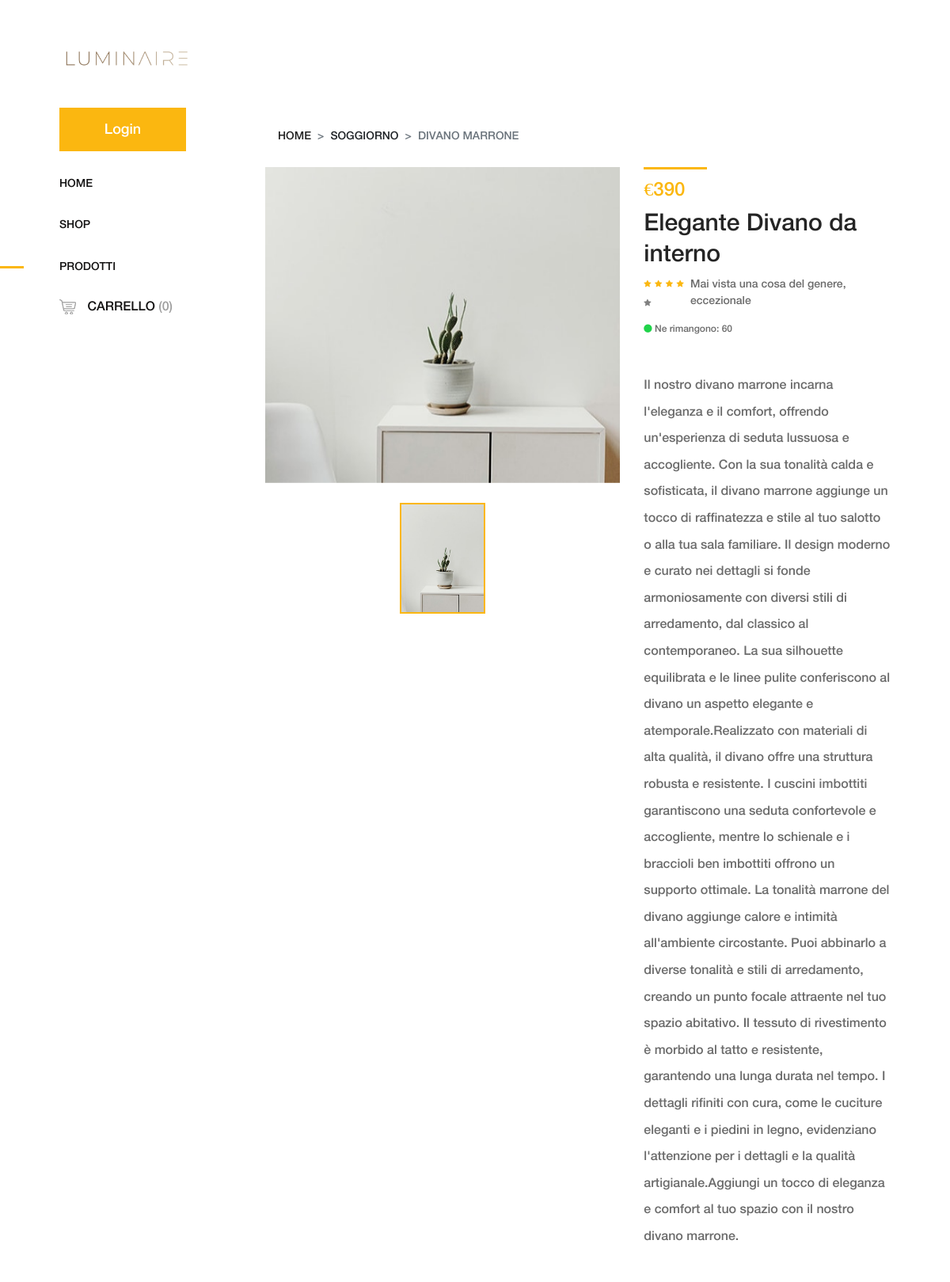
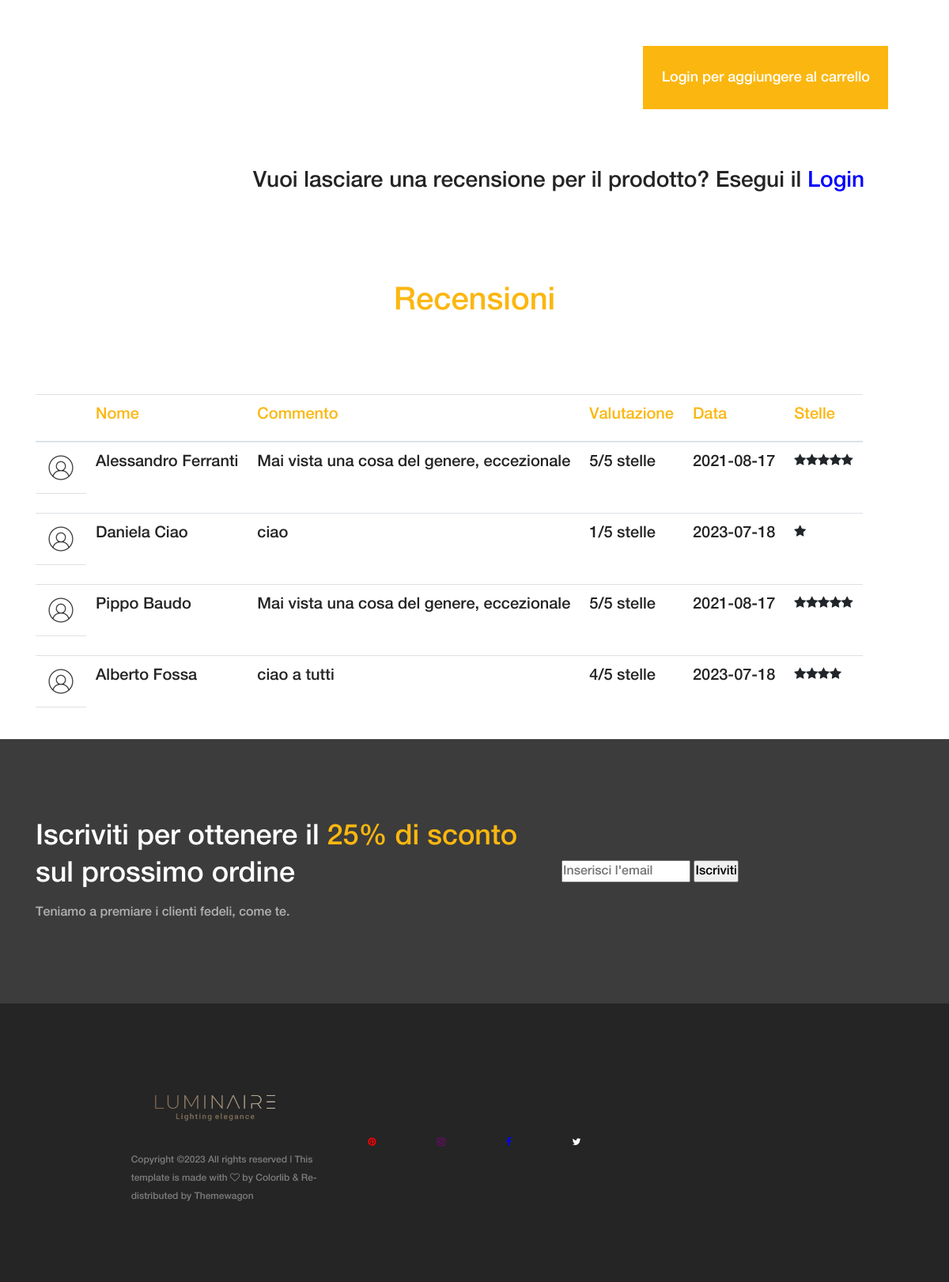
Page /Progetto-mokup/amado-master/divanomarrone.php on the committed database (2 pictures, top to bottom).
### tables this page shows
CREATE TABLE IF NOT EXISTS `ProdottiInVendita` (
  `idProdotto` INT NOT NULL AUTO_INCREMENT,
  `NomeProdotto` VARCHAR(45) NULL,
  `Prezzo` FLOAT NULL,
  `CasaProduttrice` INT NULL,
  `Reparti_idReparto` INT NOT NULL,
  `Magazzino_idMagazzino` INT NOT NULL,
  `Quantità` INT NULL,
  PRIMARY KEY (`idProdotto`),
  INDEX `fk_ProdottiInVendita_Reparti1_idx` (`Reparti_idReparto` ASC),
  INDEX `fk_ProdottiInVendita_Magazzino1_idx` (`Magazzino_idMagazzino` ASC),
  CONSTRAINT `fk_ProdottiInVendita_Reparti1`
    FOREIGN KEY (`Reparti_idReparto`)
    REFERENCES `Reparti` (`idReparto`)
    ON DELETE NO ACTION
    ON UPDATE NO ACTION,
  CONSTRAINT `fk_ProdottiInVendita_Magazzino1`
    FOREIGN KEY (`Magazzino_idMagazzino`)
    REFERENCES `Magazzino` (`idMagazzino`)
    ON DELETE NO ACTION
    ON UPDATE NO ACTION);

CREATE TABLE IF NOT EXISTS `Recensioni` (
  `Utenti_idUtenti` INT NOT NULL,
  `ProdottiInVendita_idProdotto` INT NOT NULL,
  `Data` DATE NULL,
  `Valutazione` INT NULL,
  `Commento` VARCHAR(1000) NULL,
  PRIMARY KEY (`Utenti_idUtenti`, `ProdottiInVendita_idProdotto`),
  INDEX `fk_Recensiscono_ProdottiInVendita1_idx` (`ProdottiInVendita_idProdotto` ASC),
  CONSTRAINT `fk_Recensiscono_Utenti`
    FOREIGN KEY (`Utenti_idUtenti`)
    REFERENCES `Utenti` (`idUtenti`)
    ON DELETE NO ACTION
    ON UPDATE NO ACTION,
  CONSTRAINT `fk_Recensiscono_ProdottiInVendita1`
    FOREIGN KEY (`ProdottiInVendita_idProdotto`)
    REFERENCES `ProdottiInVendita` (`idProdotto`)
    ON DELETE NO ACTION
    ON UPDATE NO ACTION);

CREATE TABLE IF NOT EXISTS `Utenti` (
  `idUtenti` INT NOT NULL AUTO_INCREMENT,
  `Nome` VARCHAR(45) NULL,
  `Cognome` VARCHAR(45) NULL,
  `Username` VARCHAR(45) NULL,
  `Email` VARCHAR(45) NULL,
  `DataDiNascita` DATE NULL,
  `Password` VARCHAR(45) NULL,
  PRIMARY KEY (`idUtenti`));

### Progetto-mokup/amado-master/recensioni.php (the view, shortened to what this page needs)
<?php
$conn = openconnection();
$sql = "SELECT * FROM Recensioni WHERE ProdottiInVendita_idProdotto=$id_db";
$result = $conn->query($sql);
$recensioni = array();
while ($row = $result->fetch_assoc()) {
  $autore = $row['Utenti_idUtenti'];
  $prodotto = $row['ProdottiInVendita_idProdotto'];
  $data = $row['Data'];
  $valutazione = $row['Valutazione'];
  $commento=$row['Commento'];
  $elemento = array(
    'autore' => $autore,
    'prodotto' => $prodotto,
    'data' => $data,
    'valutazione' => $valutazione,
    'commento' => $commento
  );
  $recensioni[$autore] = $elemento;
}
if(count(array_keys($recensioni))==0){
  echo "<div class='container'>
    <h1><span style='color: #fbb710;''>Sembra che il prodotto non abbia ancora recensioni!</span><h1>
</div>";
}else{
  echo "<div class='container'>
    <h1><span style='color: #fbb710;''>Recensioni</span><h1>
</div> <br><br><br><br><br><br>";
}
if(count(array_keys($recensioni))!=0){
?>
<div class="container">
  <table class="table table-responsive">
    <thead>
        <tr>
            <th>    </th>
            <th><h5><span style="color: #fbb710;">Nome</span></h5></th>
            <th><h5><span style="color: #fbb710;">Commento</span></h5></th>
            <th><h5><span style="color: #fbb710;">Valutazione</span></h5></th>
            <th><h5><span style="color: #fbb710;">Data</span></h5></th>
            <th><h5><span style="color: #fbb710;">Stelle</span></h5></th>
        </tr>
    </thead>
    <tbody>
  <?php
foreach ($recensioni as $rec=> $elemento){
  $conn = openconnection();
  $sql = "SELECT Nome, Cognome FROM Utenti WHERE idUtenti=".$elemento['autore'];
  $result = $conn->query($sql);
  $row = $result->fetch_assoc();
  $nome = $row['Nome'];
  $cognome = $row['Cognome'];
  $nomeCompleto=$nome." ".$cognome;
  ?>
  <tr>
      <td>
        <img src="img/core-img/utente.png" alt="Utente">
      </td>
      <td>
        <?php echo'<h5>'. $nomeCompleto.' </h5>';  ?>
      </td>
      <td><?php  echo'<h5>'. $elemento['commento'].' </h5>'; ?></td>
      <td><?php  echo'<h5>'. $elemento['valutazione']."/5 stelle".' </h5>'; ?></td>
      <td>  <?php  echo'<h5>'. $elemento['data'].' </h5>'; ?></td>
      <td>  <div class="product-description d-flex align-items-center justify-content-between">
          <div class="product-meta-data">
            <div class="ratings-review mb-15 d-flex align-items-center justify-content-between">
                <div class="ratings">
              <?php
              for($i=0;$i<$elemento['valutazione'];$i++){
                echo '<i class="fa fa-star" aria-hidden="true"></i>';
              };?>
              </div>
            </div>
          </div>
      </div></td>
  </tr>
  <tr>
    <td></td>
  </tr>
<?php
};?>
</tbody>
</table>
</div>
<?php }; ?>
<!DOCTYPE html>
<html lang="en" dir="ltr">
  <head>
  </head>
  <body>
  </body>
</html>

### Progetto-mokup/amado-master/Function_utility.php (shortened to what this page needs)
<?php
  function check_availability($n)
  {
    $conn = openconnection();
    $sql = "SELECT Quantità FROM ProdottiInVendita p WHERE p.idProdotto=$n";
    $result = $conn->query($sql);
    $row = $result->fetch_assoc();
    $quant=$row['Quantità'];
      if($quant>0 && $quant<4){
          echo'<p class="avaibility"><i class="fa fa-circle"></i> Affrettati, ne abbiamo solo:' . $quant .' </p>';
      }
      elseif ($quant==0) {
          echo '<p class="avaibility"><i class="fa fa-circle" style="color:red"></i>  Non disponibile </p>';
      }
      else {
        echo '<p class="avaibility"><i class="fa fa-circle"></i>  Ne rimangono: ' . $quant . '</p>';
      }
      return;
  }
  function ADD_TO_CART($n)
  {
    $conn = openconnection();
    $sql = "SELECT Quantità FROM ProdottiInVendita p WHERE p.idProdotto=$n";
    $result = $conn->query($sql);
    $row = $result->fetch_assoc();
    $quant=$row['Quantità'];
    if (check_login() == TRUE && $quant>0) {
        echo '
        <form class="cart clearfix" method="POST" action="indexpaginaprotetta.php">
            <button type="submit" id="button_add_to_cart" value="5" class="btn amado-btn" name="set_provenience">Aggiungi al carrello</button>
        </form>';
        return $n;
    }
    elseif(check_login() == TRUE && $quant==0){
      echo '<form class="cart clearfix" method="post" >
          <div class="cart-btn d-flex mb-50">
          </div>
          <button type="submit" name="addtocart" value="5" class="btn amado-btn">Non disponibile, tornerà presto!</button>
      </form>';
    }
    else{
      echo '<form class="cart clearfix" method="post" action=login_section/login.php>
          <div class="cart-btn d-flex mb-50">
          </div>
          <button type="submit" name="addtocart" value="5" class="btn amado-btn">Login per aggiungere al carrello</button>
      </form>';
    }
  }
 ?>

### Progetto-mokup/amado-master/css/core-style.css (style rules this page uses)
* { margin: 0; padding: 0; }
body { font-family: "helveticaneuemedium"; font-size: 16px; }
h1, h2, h3, h4, h5, h6 { color: #242424; line-height: 1.3; font-weight: 400; }
p { color: #6d6d6d; font-size: 16px; line-height: 1.9; font-weight: 400; }
img { height: auto; max-width: 100%; }
.mb-15 { margin-bottom: 15px !important; }
.amado-btn { display: inline-block; min-width: 160px; height: 55px; color: #ffffff; border: none; border-radius: 0; padding: 0 7px; font-size: 18px; line-height: 56px; background-color: #fbb710; font-weight: 400; }
.main-content-wrapper .single-product-area .single_product_desc .product-meta-data .avaibility { margin-bottom: 0; font-size: 12px; color: #6b6b6b; line-height: 1; }
.main-content-wrapper .single-product-area .single_product_desc .product-meta-data .avaibility i { color: #20d34a; font-size: 12px; }
.main-content-wrapper .single-product-area .single_product_desc .cart .amado-btn { width: 310px; height: 80px; line-height: 80px; }

### Progetto-mokup/amado-master/recensioni.php (style rules this page uses)
.container { display: flex; justify-content: center; }

### rows in the picture
prodottiinvendita: Quantità "60"
recensioni: Utenti_idUtenti.Cognome "Alessandro Ferranti", Commento "Mai vista una cosa del genere, eccezionale", Valutazione "5", Data "2021-08-17"
recensioni: Utenti_idUtenti.Cognome "Daniela Ciao", Commento "ciao", Valutazione "1", Data "2023-07-18"
recensioni: Utenti_idUtenti.Cognome "Pippo Baudo", Commento "Mai vista una cosa del genere, eccezionale", Valutazione "5", Data "2021-08-17"
recensioni: Utenti_idUtenti.Cognome "Alberto Fossa", Commento "ciao a tutti", Valutazione "4", Data "2023-07-18"

### other values in the picture
$migliorCommento "Mai vista una cosa del genere, eccezionale"
